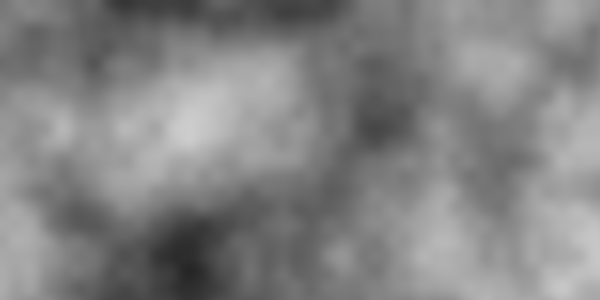
Frame 1 (no input)
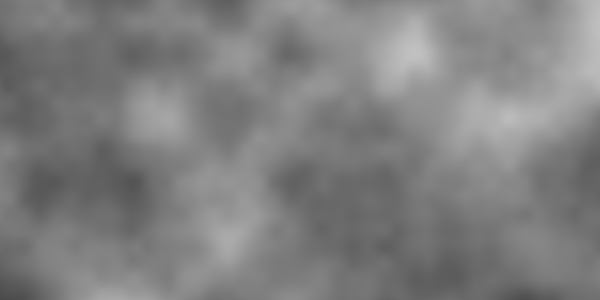
Frame 60 (the mouse pressed at the canvas centre just before this capture)
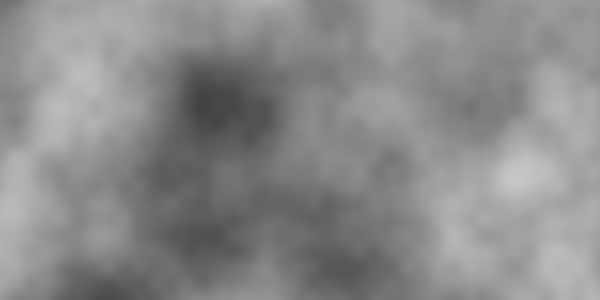
Frame 120 (the mouse held since frame 60 and released just before this capture)

The Processing sketch that drew these frames (run headless with seeded random() and noise(); from frame 60 on, the mouse is pressed at the canvas centre):

// Processing sketch: processing_126006
// ── processing_126006.pde

float t1 = 0.0;
float t2 = 10000;
void setup(){
  size(600,300);
    loadPixels();

}

void draw(){
  float xx=t1;
  for(int i = 0; i<width; i++){
    float yy=t2;
    for(int j = 0; j<height; j++){
      float bright = map(noise(xx,yy,t2),0,1,0,255);
      pixels[i + j *width] = color(bright); 
      yy += 0.008;

    }
    xx += 0.008;

  }
  t1 +=0.02;
  t2 +=0.01;
  updatePixels();
}
